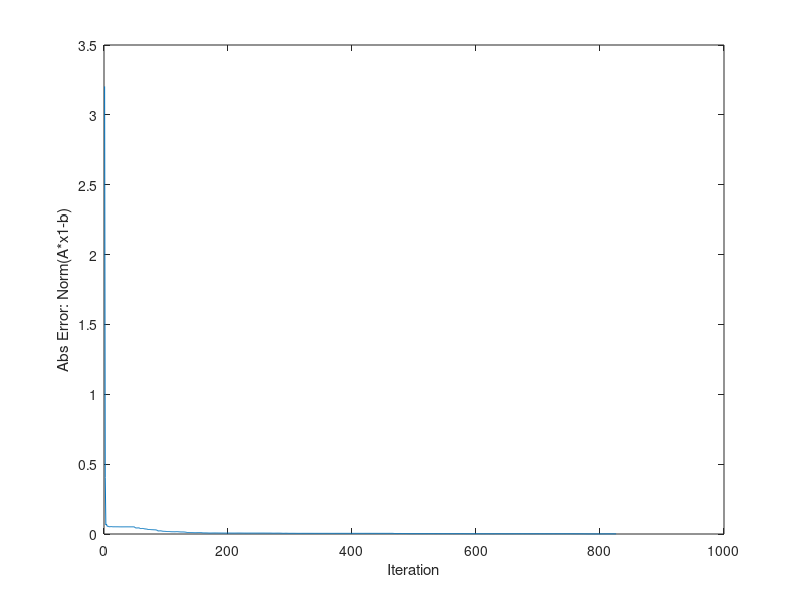

Write the MATLAB code that produced this figure.
m = 20; % # of constraints
n = 100; % # of equations

% Maximum # of iterations to run
MAX_ITER = 1e3;

% Tolerance (stop early if the error is less than this)
TOL = 1e-3;

% Beta parameter (for augmenting lagrangian)
beta = rand();  % random between 0 and 1

% Cost (must be nonnegative)
c = rand(n,1);

A = randn(m, n);
b = randn(m,1);

% Initialize y
y = zeros(m,1);

% Initialize s
s = ones(n, 1);

% Initialize x1 randomly (doesn't need to be positive).
x1 = randn(n, 1);

% Initialize x2 randomly (must be nonnegative). 
x2 = rand(n, 1);

ATA_plus_I_inv = inv(A'*A + eye(size(A,2)));

 % history of errors at each iteration
error_history = [];

for i=1:MAX_ITER
    % x1 update
    x1 = ATA_plus_I_inv * ((1/beta)*A'*y + (1/beta)*s - (1/beta)*c + A'*b + x2);

    % x2 update
    x2 = max(x1 - (1/beta)*s, 0);
    
    % y update
    y = y - beta * (A * x1 - b);
    
    % s update
    s = s - beta * (x1 - x2);
    
    abs_err = norm(A*x1 - b);
    error_history = [error_history abs_err];
    
    % Early stopping condition
    if abs_err < TOL
        fprintf('Converged at step %d \n', i)
        break
    end
    
end

figure(1)
plot(error_history)
xlabel('Iteration')
ylabel('Abs Error: Norm(A*x1-b)')

% Optimal Objective value
opt_obj = c' * x1;
fprintf('Optimal Objective Value: %f \n', opt_obj)